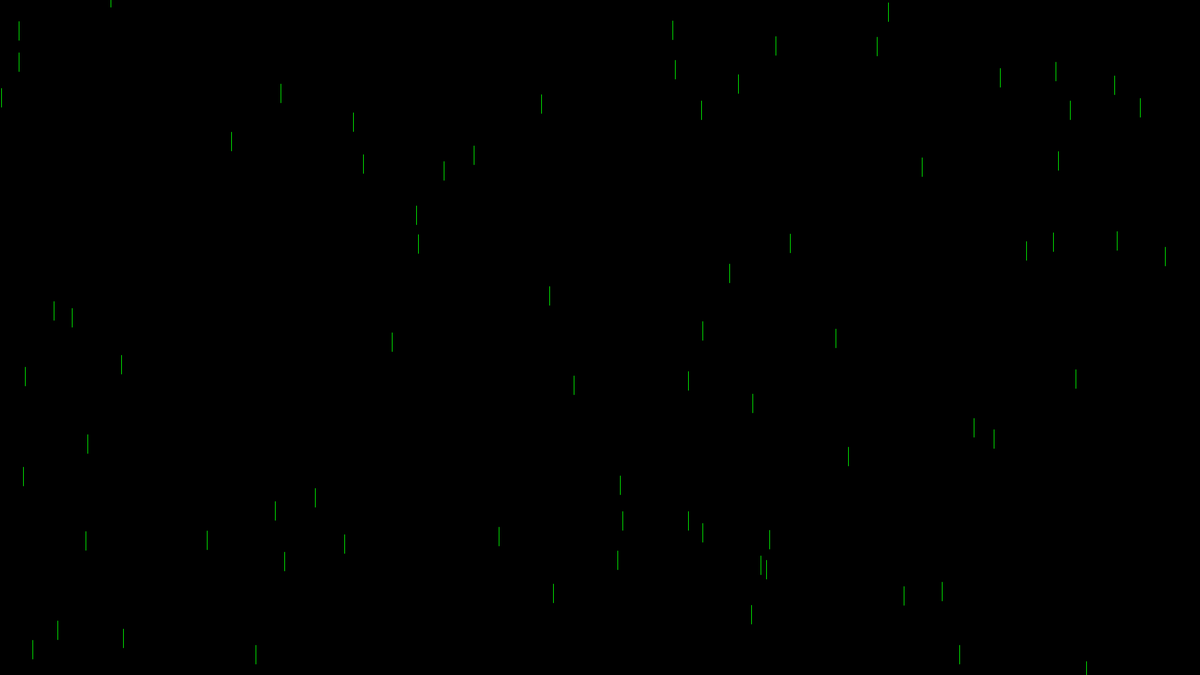
Frame 1 (no input)
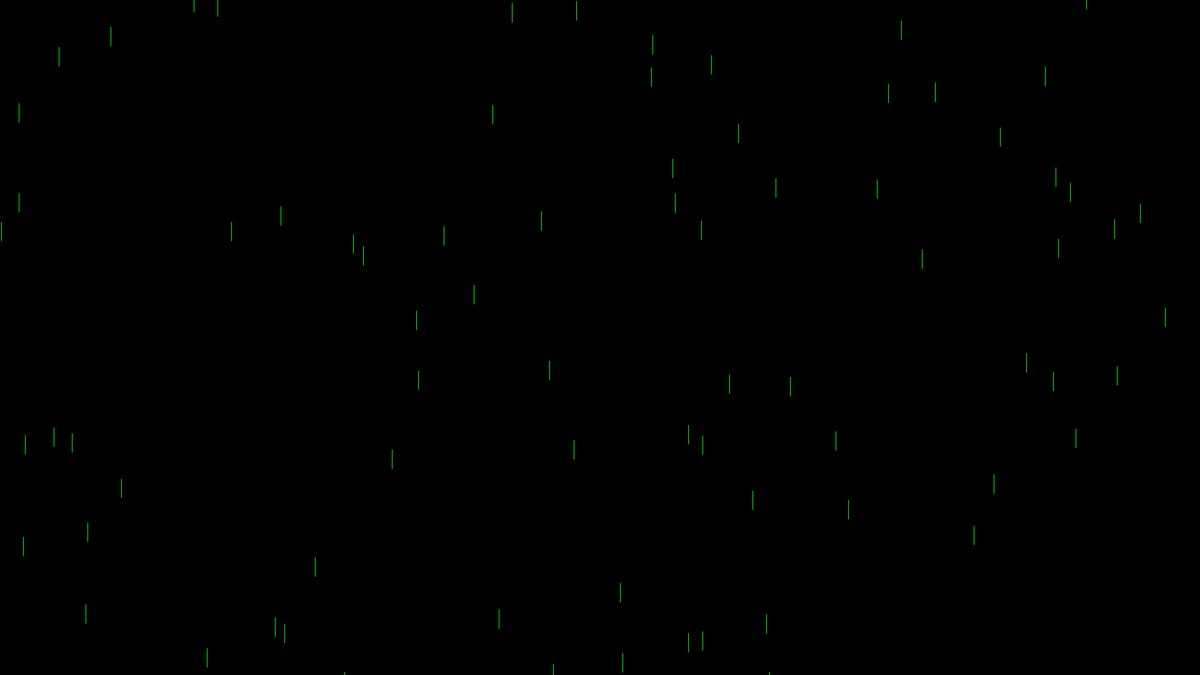
Frame 60 (the mouse pressed at the canvas centre just before this capture)
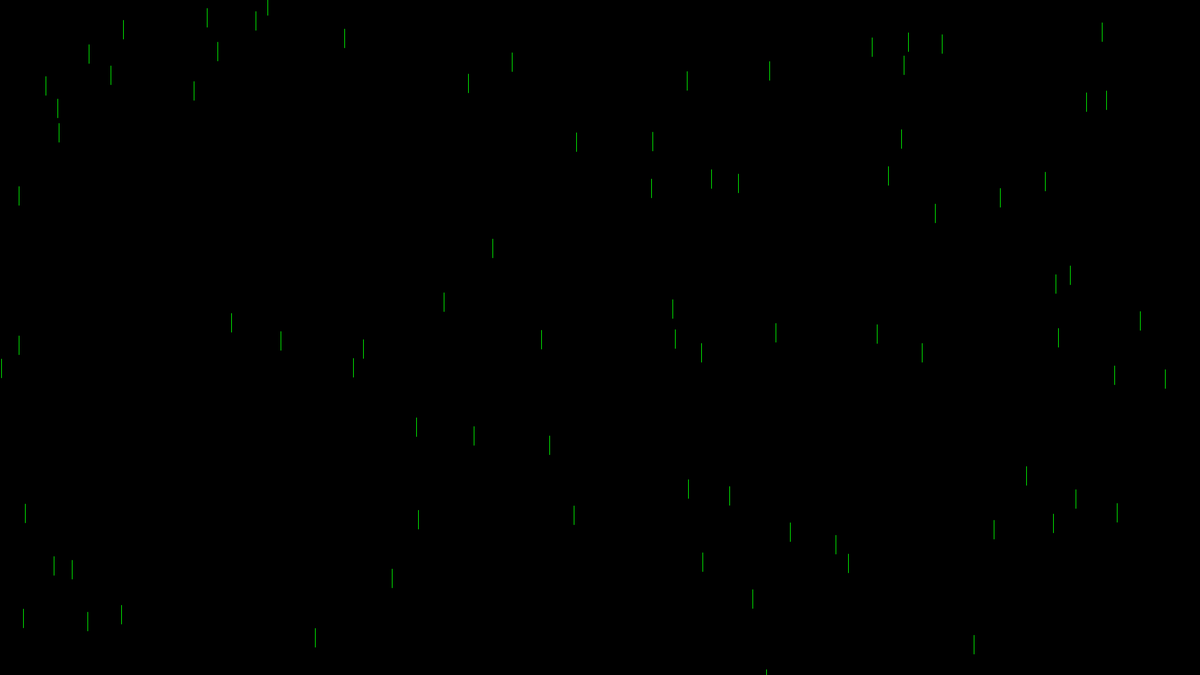
Frame 120 (the mouse held since frame 60 and released just before this capture)

The Processing sketch that drew these frames (run headless with seeded random() and noise(); from frame 60 on, the mouse is pressed at the canvas centre):

// Processing sketch: lab_4_liveWallpaper
// ── lab_4_liveWallpaper.pde
class Rain {
    float x = random(width);
    float y= random(-300,height);
    float fallSpeed = random(1,4);
    
    void fall() {
       y+= fallSpeed; 
       if(y > height) y= random(-300,-100);
    }
    void show() {
     stroke(0,255,0);
     line(x,y,x,y+30);
    }
}
Rain[] rains = new Rain[100];
void setup(){
  //Create multible rain
  for(int i = 0; i < rains.length; i++){
    rains[i] = new Rain();
  }
  size(1920,1080);
}

void draw() {
   background(0); 
   for(int i = 0; i < rains.length; i++){
    rains[i].show();
    rains[i].fall();
  }
}
